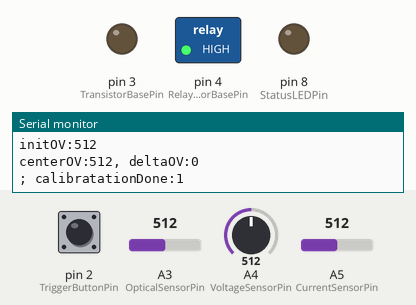
Bench run of a sketch on a simulated Arduino Uno, built with avr-gcc and run on an emulated ATmega328P. On the bench: switched loads named in the sketch (green lamp = pin HIGH), output pins drawn as LEDs (lit = HIGH), the last lines printed to the serial monitor. The inputs (shaded band) are chosen by the test bench; at power-on: pin 2 (TriggerButtonPin) HIGH, A3 (OpticalSensorPin) = 512, A4 (VoltageSensorPin) = 512, A5 (CurrentSensorPin) = 512.

Above: at 3.0 s.
3.1 s: pin 2 (TriggerButtonPin) pulled LOW for 1.35 s
At 4.77 s:
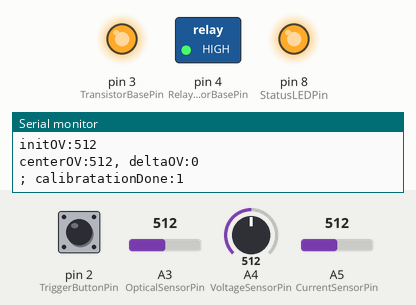
At 6.1 s:
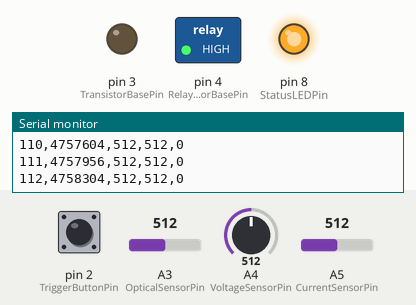
Timing chart, 0 to 7.6 s (numbered marks = the images above; inputs shaded):
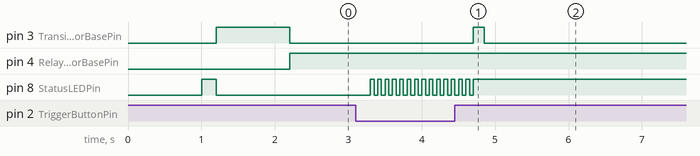

Measured:
- after the input at 3.1 s, pin 3 (TransistorBasePin): LOW → HIGH after 1.6 s, → LOW 0.15 s later; pin 8 (StatusLEDPin): alternates HIGH for 0.05 s and LOW for 0.05 s, 29 changes in all, then stays HIGH, starting after 0.20 s

The sketch:

arduino_uno_serial_python_fastest_with_triggerTEST2.ino
```cpp
int CalibrationButtonPin = 7;  // calib start
int OpticalSensorPin = A3;  // This connects to the photosensor
int VoltageSensorPin = A4;  // This will measure the capacitor voltage, which is the same as the coil voltage.
int CurrentSensorPin = A5;  // The output put of the ACS712 module. Centered around  512 or so when there is no current.  1A corresponds to 36 units per calibration.

int TriggerButtonPin = 2;  // This will go down to zero as the switch is closed. Will use this to set t=0; will use this to activate the transistor
int TransistorBasePin = 3;  // This will go down to zero as the switch is closed. Will use this to set t=0; will use this to activate the transistor
int RelayTransistorBasePin = 4;  // Activate realy; for calibration this is PNP; leave it at HIGH to turn it off
 int centerOV=0;
  int initOV=0;
int StatusLEDPin=8; //whatsup LED
const byte maxData = 400;
int VoltageSensorValue[maxData];
int CurrentSensorValue[maxData];
int TriggerSensorValue[maxData];
int OpticalSensorValue[maxData];
long timer[maxData];
int triggerred=0 ;
int calibratationDone=0;
void setup() {
  pinMode(TriggerButtonPin, INPUT);
  pinMode(StatusLEDPin, OUTPUT);
   pinMode(StatusLEDPin, OUTPUT);
  pinMode(TransistorBasePin, OUTPUT);
     pinMode(RelayTransistorBasePin, OUTPUT);

  analogWrite(TransistorBasePin,0);


  digitalWrite(RelayTransistorBasePin,HIGH);
   digitalWrite(StatusLEDPin,LOW);


 //digitalWrite(RelayTransistorBasePin,LOW);


 //analogWrite(TransistorBasePin,0);
  digitalWrite(StatusLEDPin,LOW);
    /*  The bit of code below was taken from:
   *  http://yaab-arduino.blogspot.it/p/oscope.html
   */
  ADCSRA = 0;             // clear ADCSRA register
  //ADCSRB = 0;             // clear ADCSRB register
  //ADMUX |= (0 & 0x07);    // set A0 analog input pin
  //ADMUX |= (1 << REFS0);  // set reference voltage
// ADMUX |= (1 << ADLAR);  // left align ADC value to 8 bits from ADCH register

  // sampling rate is [ADC clock] / [prescaler] / [conversion clock cycles]
  // for Arduino Uno ADC clock is 16 MHz and a conversion takes 13 clock cycles
  //ADCSRA |= (1 << ADPS2) | (1 << ADPS0);    // 32 prescaler for 38.5 KHz
  ADCSRA |= (1 << ADPS2);                     // 16 prescaler for 76.9 KHz
 // ADCSRA |= (1 << ADPS1) | (1 << ADPS0);    // 8 prescaler for 153.8 KHz
    ADCSRA |= (1 << ADEN);  // enable ADC
  ADCSRA |= (1 << ADSC);  // start ADC measurements
    TCCR2A = 0;
  TCCR2B = 0;
  TCCR2A = _BV(COM2A1) | _BV(COM2B1) | _BV(COM2B0) | _BV(WGM21) | _BV(WGM20);
  TCCR2B = _BV(CS20);


      Serial.begin(115200); // This should match the value in Python if data is read from that side. 250,000 is fast enough to sample once per microsecond.


};


void loop() {
  if(calibratationDone==0){
      analogWrite(TransistorBasePin,0);
        digitalWrite(RelayTransistorBasePin,LOW);
 Serial.println("Will do a calibration");
 delay(1000);
    float theC=(analogRead(CurrentSensorPin)-511.0)/38;
    initOV=analogRead(OpticalSensorPin);
     Serial.print("initOV:");Serial.println(initOV);
     //Serial.print("; current:");Serial.print(theC);Serial.print("; Voltage:");Serial.println(analogRead(VoltageSensorPin));

     digitalWrite(StatusLEDPin,HIGH);

     delay(200);
     digitalWrite(StatusLEDPin,LOW);
 analogWrite(TransistorBasePin,255);delay(1000);
 theC=(analogRead(CurrentSensorPin)-511.0)/38;
centerOV=analogRead(OpticalSensorPin);

 //Serial.print("; current:");Serial.print(theC);; Serial.print("; Voltage:");Serial.println(analogRead(VoltageSensorPin));
     analogWrite(TransistorBasePin,0);

     Serial.print("centerOV:");Serial.print(centerOV); Serial.print(", deltaOV:");Serial.println(initOV-centerOV);
calibratationDone=1;
  digitalWrite(RelayTransistorBasePin,HIGH);

       Serial.print("; calibratationDone:");Serial.println(calibratationDone);
    }
  analogWrite(TransistorBasePin,0);
  int TriggerButtonPinValue = digitalRead(TriggerButtonPin);
 //delay(500);Serial.print("; TriggerButtonPinValue:");Serial.println(TriggerButtonPinValue);


  if(TriggerButtonPinValue==0){  ;triggerred=1;

for (int i=0; i<15; i++) {
  delay(50);digitalWrite(StatusLEDPin,LOW);delay(50);digitalWrite(StatusLEDPin,HIGH);
  };

analogWrite(TransistorBasePin,255);
 int time0=micros();
  // Serial.println( "START MEASURE");
 for (int i=0; i<maxData; i++) {

    VoltageSensorValue[i] = analogRead(VoltageSensorPin);
    CurrentSensorValue[i] = analogRead(CurrentSensorPin);
    OpticalSensorValue[i] = analogRead(OpticalSensorPin);
    //delayMicroseconds(188);
    delayMicroseconds(300);

  //delay(1);
    timer[i] = micros()-time0;

   // Serial.print( "triggerred:"); Serial.print( triggerred);   Serial.print( "  MEASURED voltage:");  Serial.print(  VoltageSensorValue[i]);  Serial.print( "at t:"); Serial.println(  timer[i]);


 };
 delay(100);
analogWrite(TransistorBasePin,0);


   for (int i=0; i<20; i++) {
  Serial.print( "PIPE CLEANER:");Serial.println( VoltageSensorValue[0]);
   };

  //Serial.print("index"); Serial.print(",");Serial.print("time_us"); Serial.print(",");Serial.print("Voltage"); Serial.print(",");Serial.print("Current"); Serial.print(",");Serial.print("Trigger");; Serial.print(",");Serial.println("optic");//match the Header in Python.
  for (int i=1; i<maxData; i++) {

   //Serial.print("SENDING--");
   Serial.print(i);
   Serial.print(",");Serial.print(timer[i]);
   //Serial.print(",");Serial.print(timer[i]/1000);
   Serial.print(",");Serial.print( VoltageSensorValue[i]);//
   Serial.print(",");Serial.print( CurrentSensorValue[i]);
   Serial.print(",");Serial.println( OpticalSensorValue[i]-centerOV);
   delay(10);
  };
  triggerred=2;
  analogWrite(TransistorBasePin,0);;
  delay(5000);
  //digitalWrite(StatusLEDPin,HIGH);
  //Serial.print( "triggerred:"); Serial.print( triggerred); Serial.println( "--ALL SENT");

}

 delay(1000);
  };


 //Serial.print(micros()-time0); Serial.print(",");Serial.print(VoltageSensorValue);
  //Serial.print(",");Serial.print(CurrentSensorValue);; Serial.print(",");Serial.print(TriggerSensorValue);
  //Serial.print(",");Serial.println(OpticalSensorValue);
```
